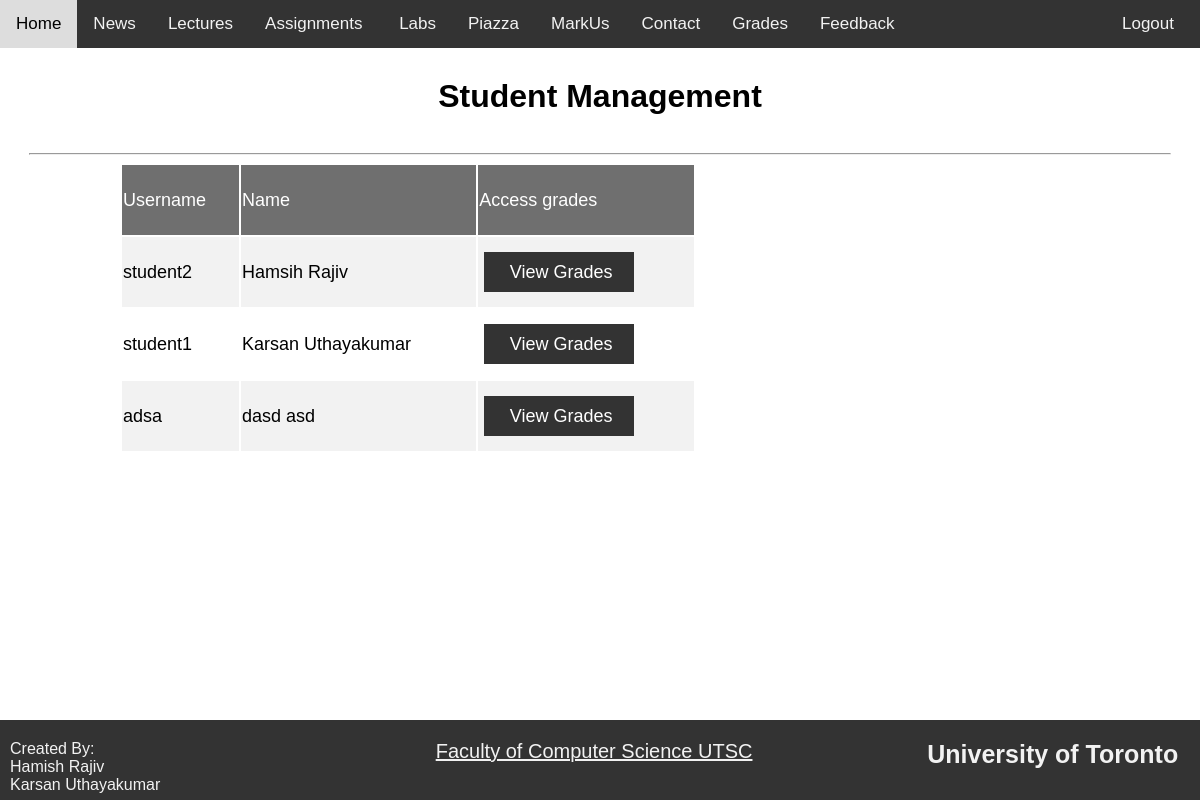
/showMyStudents (signed in), run on an earlier commit of the app's database.
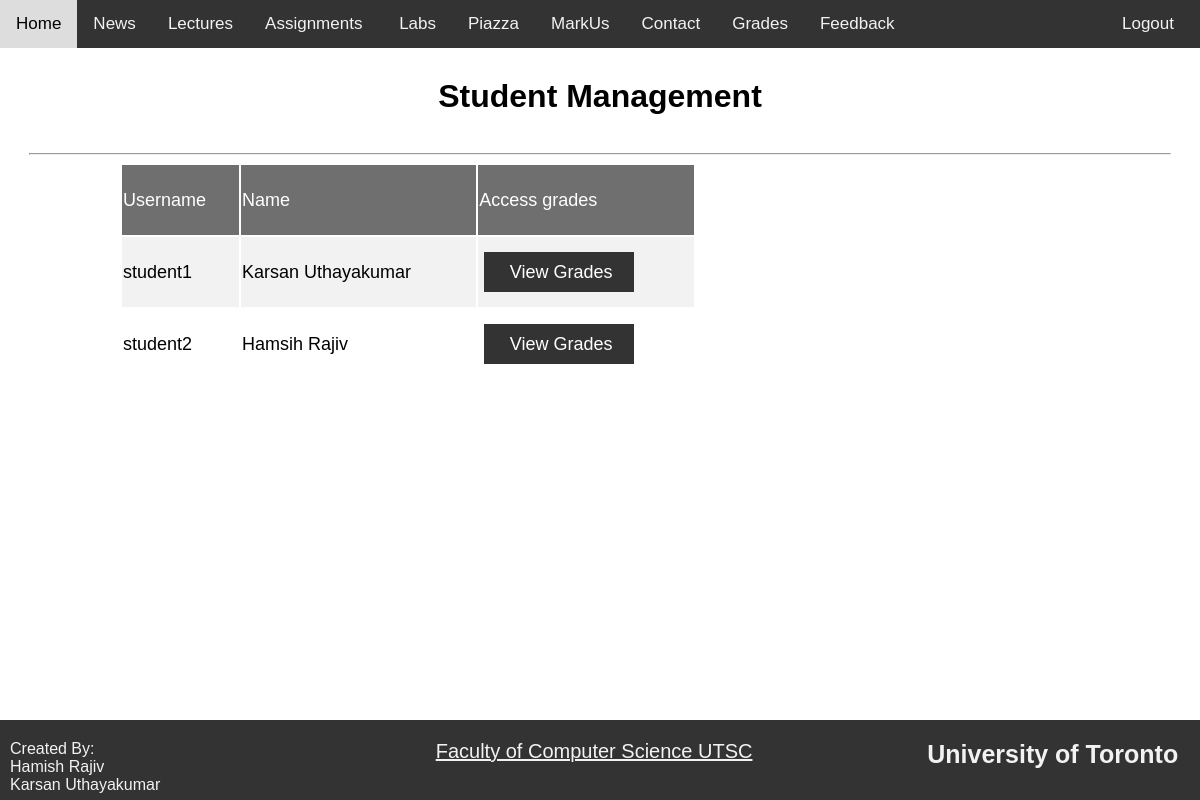
And on a later commit of the database.
### app.py (models this page shows)
class Student(Base):
    __tablename__ = "student"
    id = Column(Integer, primary_key=True)
    userId = Column(Integer,  ForeignKey('user.id'))
    username = Column(String, unique=True)
    firstName = Column(String)
    lastName = Column(String)
    instructor = relationship(
        "Instructor",
        secondary=association_table,
        back_populates="student")
    user = relationship("User", back_populates="student")
    grades = relationship("Grades", uselist=False, back_populates="student")

### app.py (the view)
@app.route('/showMyStudents')
def showMyStudents():
    myStudents = s.query(Instructor).filter_by(username=session.get("userName")).first().student
    return render_template("showMyStudents.html", myStudents =myStudents, accType=session.get("accountType"))

### app.py (called while the page is built)
@app.teardown_request
def remove_session(ex=None):
    s.remove()

### templates/showMyStudents.html
{% extends "layout.html" %}
{% block content %}
<div class="pageHeader">
    <h1> Student Management</h1>
</div>
<hr>
<div class="content">
    <table id="viewMyStudentsTable">
    <tbody>
        <tr>
            <td> Username</td>
            <td> Name</td>
            <td> Access grades</td>
        </tr>
           {% for s in myStudents %}
           <tr>
            <td> {{s.username}}</td>
            <td> {{s.firstName}} {{s.lastName}}</td>
             <td> <form class="remarkRequestForm" action="/redirect-editStudentGrade"  method="POST">
                 <input   id = submitButton name={{s.username}} type="submit" value="View Grades">
            </form></td>
            {% endfor %}
           </tr>
    </tbody>
</table>
</div>
{% endblock %}

What changed in the data, as far as the page shows it:
removed Student: username "adsa", firstName "dasd", lastName "asd"
shown differently, row unchanged: Student "student1": moves up the list
